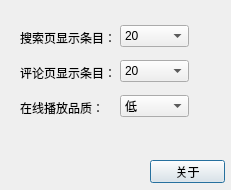
<?xml version="1.0" encoding="UTF-8"?>
<ui version="4.0">
 <class>SettingDialog</class>
 <widget class="QDialog" name="SettingDialog">
  <property name="geometry">
   <rect>
    <x>0</x>
    <y>0</y>
    <width>231</width>
    <height>190</height>
   </rect>
  </property>
  <property name="windowTitle">
   <string>Dialog</string>
  </property>
  <property name="modal">
   <bool>true</bool>
  </property>
  <widget class="QComboBox" name="SearchLimit">
   <property name="geometry">
    <rect>
     <x>120</x>
     <y>25</y>
     <width>69</width>
     <height>22</height>
    </rect>
   </property>
   <item>
    <property name="text">
     <string>20</string>
    </property>
   </item>
   <item>
    <property name="text">
     <string>30</string>
    </property>
   </item>
   <item>
    <property name="text">
     <string>50</string>
    </property>
   </item>
   <item>
    <property name="text">
     <string>70</string>
    </property>
   </item>
   <item>
    <property name="text">
     <string>100</string>
    </property>
   </item>
  </widget>
  <widget class="QPushButton" name="aboutButton">
   <property name="geometry">
    <rect>
     <x>150</x>
     <y>160</y>
     <width>75</width>
     <height>23</height>
    </rect>
   </property>
   <property name="text">
    <string>关于</string>
   </property>
  </widget>
  <widget class="QLabel" name="label">
   <property name="geometry">
    <rect>
     <x>20</x>
     <y>30</y>
     <width>101</width>
     <height>16</height>
    </rect>
   </property>
   <property name="text">
    <string>搜索页显示条目：</string>
   </property>
  </widget>
  <widget class="QLabel" name="label_2">
   <property name="geometry">
    <rect>
     <x>20</x>
     <y>65</y>
     <width>101</width>
     <height>16</height>
    </rect>
   </property>
   <property name="text">
    <string>评论页显示条目：</string>
   </property>
  </widget>
  <widget class="QComboBox" name="CommentLimit">
   <property name="geometry">
    <rect>
     <x>120</x>
     <y>60</y>
     <width>69</width>
     <height>22</height>
    </rect>
   </property>
   <item>
    <property name="text">
     <string>20</string>
    </property>
   </item>
   <item>
    <property name="text">
     <string>30</string>
    </property>
   </item>
   <item>
    <property name="text">
     <string>50</string>
    </property>
   </item>
  </widget>
  <widget class="QLabel" name="label_3">
   <property name="geometry">
    <rect>
     <x>20</x>
     <y>100</y>
     <width>101</width>
     <height>16</height>
    </rect>
   </property>
   <property name="text">
    <string>在线播放品质：</string>
   </property>
  </widget>
  <widget class="QComboBox" name="CommentLimit_2">
   <property name="geometry">
    <rect>
     <x>120</x>
     <y>95</y>
     <width>69</width>
     <height>22</height>
    </rect>
   </property>
   <item>
    <property name="text">
     <string>低</string>
    </property>
   </item>
   <item>
    <property name="text">
     <string>中</string>
    </property>
   </item>
   <item>
    <property name="text">
     <string>高</string>
    </property>
   </item>
  </widget>
 </widget>
 <resources/>
 <connections/>
</ui>
